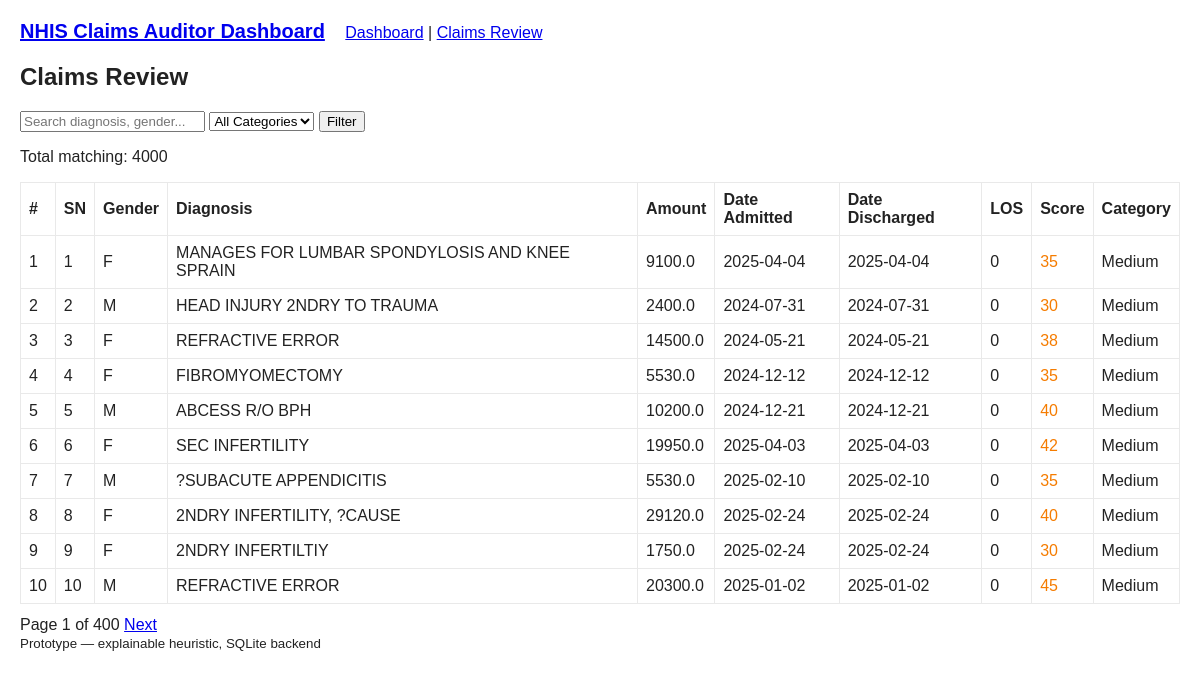
The page /claims on the database its author committed.
### tables this page shows
CREATE TABLE claims (
	sn BIGINT, 
	gender TEXT, 
	diagnosis TEXT, 
	age FLOAT, 
	amount FLOAT, 
	date_admitted TEXT, 
	date_discharged TEXT, 
	los BIGINT, 
	diagnosis_canon TEXT, 
	diag_avg FLOAT, 
	fraud_score BIGINT, 
	fraud_category TEXT
);

### app.py (the view)
@app.route("/claims")
def claims():
    q = request.args.get("q", "").strip()
    category = request.args.get("category", "").strip()
    sql = "SELECT rowid, sn, gender, diagnosis, amount, date_admitted, date_discharged, los, fraud_score, fraud_category FROM claims WHERE 1=1"
    params = {}
    if q:
        sql += " AND (UPPER(diagnosis) LIKE :q OR UPPER(gender) LIKE :q)"
        params["q"] = f"%{q.upper()}%"
    if category:
        sql += " AND fraud_category = :cat"
        params["cat"] = category
    page = int(request.args.get("page", 1) or 1)
    per_page = 10
    offset = (page - 1) * per_page
    count_sql = f"SELECT COUNT(*) FROM ({sql})"
    with engine.connect() as conn:
        total = conn.execute(text(count_sql), params).scalar()
        rows = conn.execute(text(sql + " LIMIT :limit OFFSET :offset"), {**params, "limit": per_page, "offset": offset}).all()
    pages = math.ceil(total / per_page) if per_page else 1
    return render_template("claims.html", claims=rows, page=page, pages=pages, total=total, q=q, category=category)

### app.py (called while the page is built)
@app.teardown_appcontext
def teardown_db(exception=None):
    db = g.pop("db", None)
    if db is not None:
        db.close()

### templates/claims.html (shortened to what this page needs)
{% extends "base.html" %}
{% block content %}
<h2>Claims Review</h2>
<form method="get" class="filter-form">
  <input type="text" name="q" placeholder="Search diagnosis, gender..." value="{{ q }}">
  <select name="category">
    <option value="">All Categories</option>
  </select>
  <button type="submit">Filter</button>
</form>
<p>Total matching: {{ total }}</p>
<table>
  <thead>
    <tr>
      <th>#</th><th>SN</th><th>Gender</th><th>Diagnosis</th><th>Amount</th><th>Date Admitted</th><th>Date Discharged</th><th>LOS</th><th>Score</th><th>Category</th>
    </tr>
  </thead>
  <tbody>
    {% for r in claims %}
    <tr>
      <td>{{ loop.index + (page-1)*10 }}</td>
      <td>{{ r.sn }}</td>
      <td>{{ r.gender }}</td>
      <td>{{ r.diagnosis }}</td>
      <td>{{ r.amount }}</td>
      <td>{{ r.date_admitted }}</td>
      <td>{{ r.date_discharged }}</td>
      <td>{{ r.los }}</td>
      <td class="score {{ r.fraud_category|lower }}">{{ r.fraud_score }}</td>
      <td>{{ r.fraud_category }}</td>
    </tr>
    {% endfor %}
  </tbody>
</table>
<div class="pager">
  Page {{ page }} of {{ pages }}
  {% if page < pages %}
    <a href="?page={{ page+1 }}&q={{ q }}&category={{ category }}">Next</a>
  {% endif %}
</div>
{% endblock %}

### static/style.css (style rules this page uses)
body { font-family: Arial, sans-serif; margin: 20px; color:#222; }
table { width:100%; border-collapse:collapse; margin-top:12px; }
th, td { border:1px solid #e9e9e9; padding:8px; text-align:left; }
.score.medium { color: #f57c00; }
.filter-form { margin-bottom:12px; }
.pager { margin-top:12px; }

### rows shown on the page
claims: sn "1", gender "F", diagnosis "MANAGES FOR LUMBAR SPONDYLOSIS AND KNEE SPRAIN", amount "9100.0", date_admitted "2025-04-04", date_discharged "2025-04-04", los "0", fraud_score "35", fraud_category "Medium"
claims: sn "2", gender "M", diagnosis "HEAD INJURY 2NDRY TO TRAUMA", amount "2400.0", date_admitted "2024-07-31", date_discharged "2024-07-31", los "0", fraud_score "30", fraud_category "Medium"
claims: sn "3", gender "F", diagnosis "REFRACTIVE ERROR", amount "14500.0", date_admitted "2024-05-21", date_discharged "2024-05-21", los "0", fraud_score "38", fraud_category "Medium"
claims: sn "4", gender "F", diagnosis "FIBROMYOMECTOMY", amount "5530.0", date_admitted "2024-12-12", date_discharged "2024-12-12", los "0", fraud_score "35", fraud_category "Medium"
claims: sn "5", gender "M", diagnosis "ABCESS R/O BPH", amount "10200.0", date_admitted "2024-12-21", date_discharged "2024-12-21", los "0", fraud_score "40", fraud_category "Medium"
claims: sn "6", gender "F", diagnosis "SEC INFERTILITY", amount "19950.0", date_admitted "2025-04-03", date_discharged "2025-04-03", los "0", fraud_score "42", fraud_category "Medium"
claims: sn "7", gender "M", diagnosis "?SUBACUTE APPENDICITIS", amount "5530.0", date_admitted "2025-02-10", date_discharged "2025-02-10", los "0", fraud_score "35", fraud_category "Medium"
claims: sn "8", gender "F", diagnosis "2NDRY INFERTILITY, ?CAUSE", amount "29120.0", date_admitted "2025-02-24", date_discharged "2025-02-24", los "0", fraud_score "40", fraud_category "Medium"
claims: sn "9", gender "F", diagnosis "2NDRY INFERTILTIY", amount "1750.0", date_admitted "2025-02-24", date_discharged "2025-02-24", los "0", fraud_score "30", fraud_category "Medium"
claims: sn "10", gender "M", diagnosis "REFRACTIVE ERROR", amount "20300.0", date_admitted "2025-01-02", date_discharged "2025-01-02", los "0", fraud_score "45", fraud_category "Medium"

### other values the page prints
{{ total }} "4000"
{{ page }} "1"
{{ pages }} "400"
